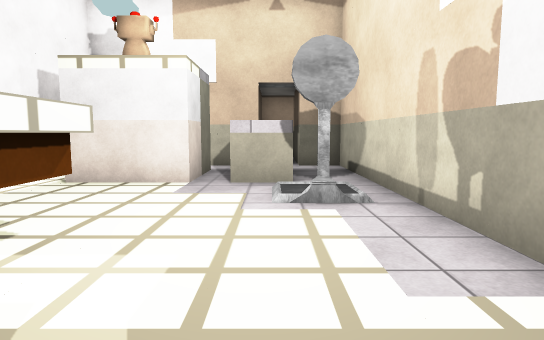
View 1 (above)

17 first-person views from a walk through a 3-D level made in the Unity game engine. The camera is 1.2 m above the floor, tilts 6° down and sees 75° across. The floor is counted in squares, 1 m on a side. Each view is taken from the middle of a square. On the plan, view 1 faces up. The plan holds only what a view shows up to about 14 squares ahead; the rest is blank. The player is left out. Some surface patterns are stand-ins.

View 2
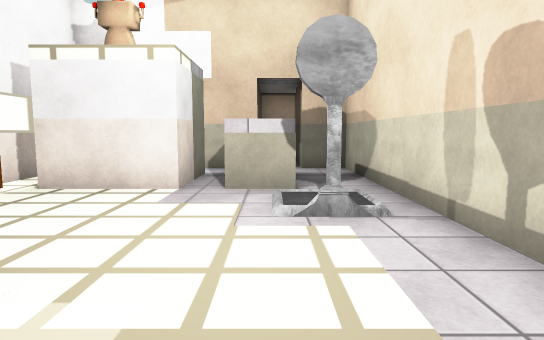

View 3
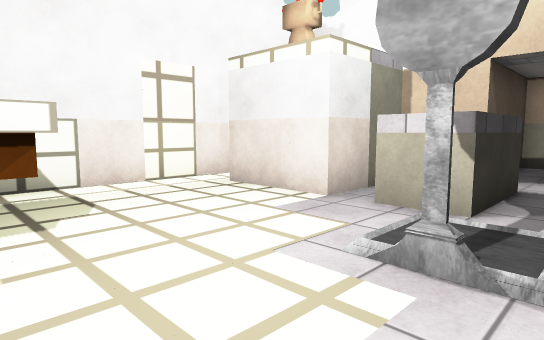

View 4
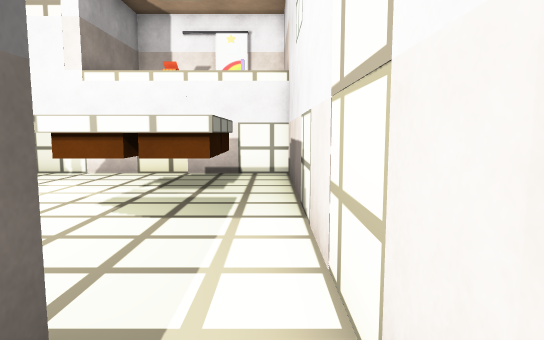

View 5
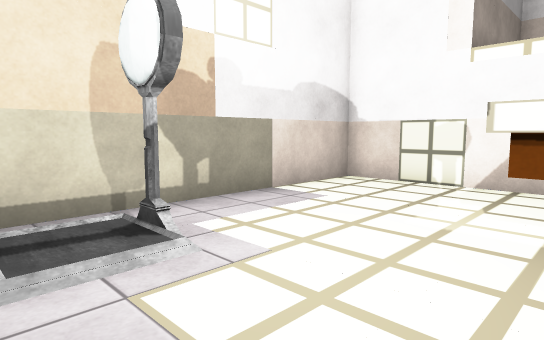

View 6
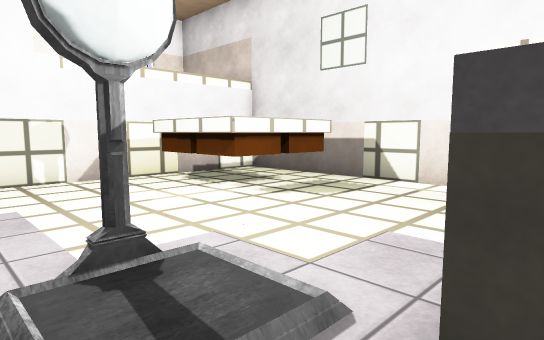

View 7
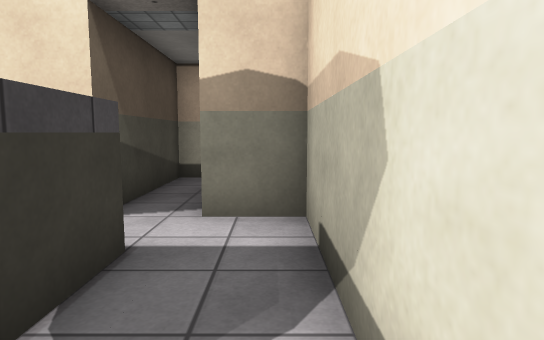

View 8
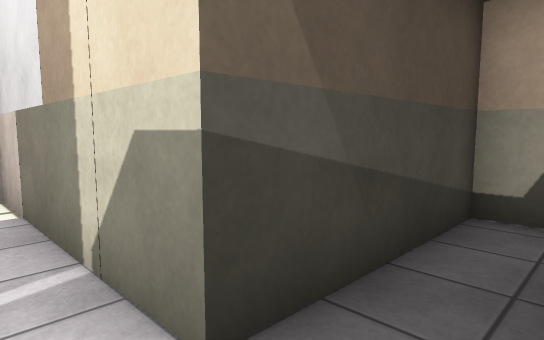

View 9
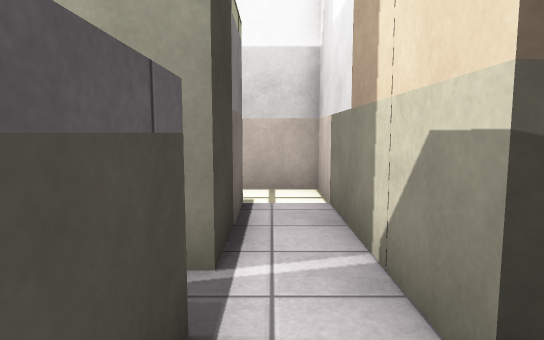

View 10
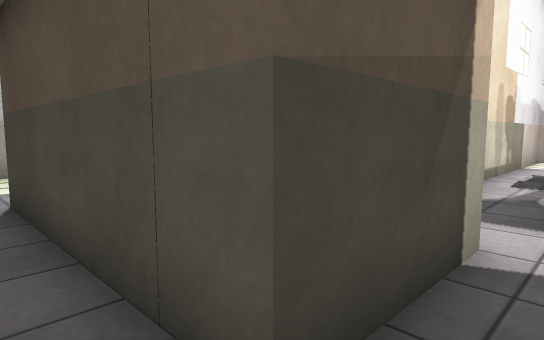

View 11
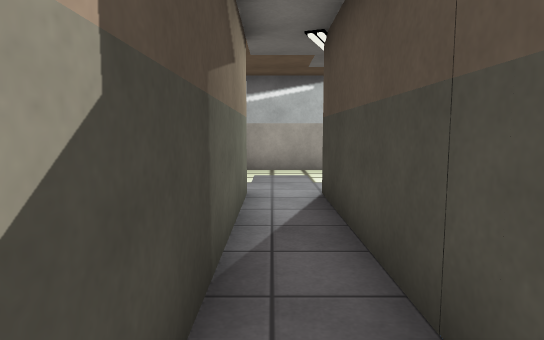

View 12
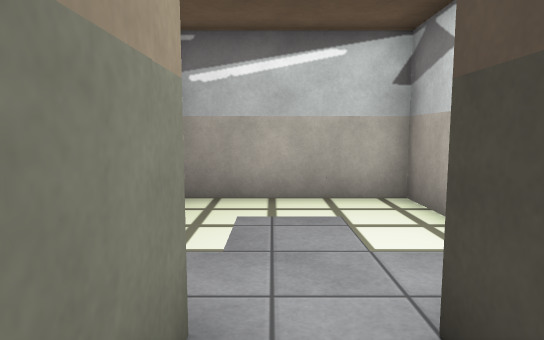

View 13
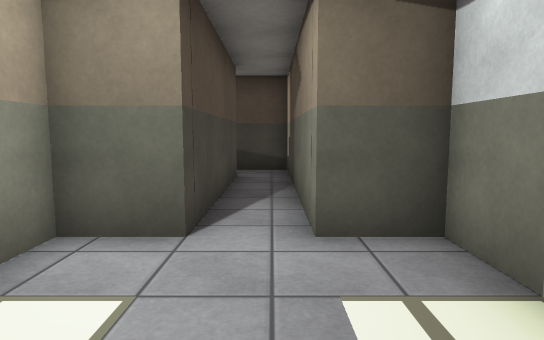

View 14
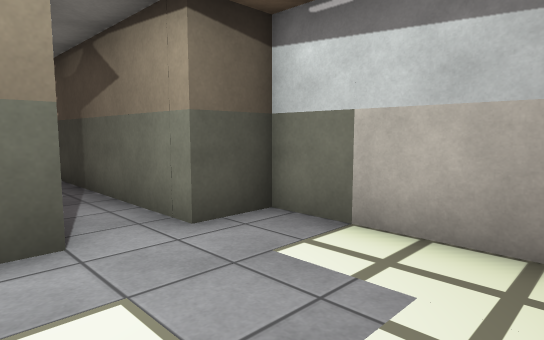

View 15
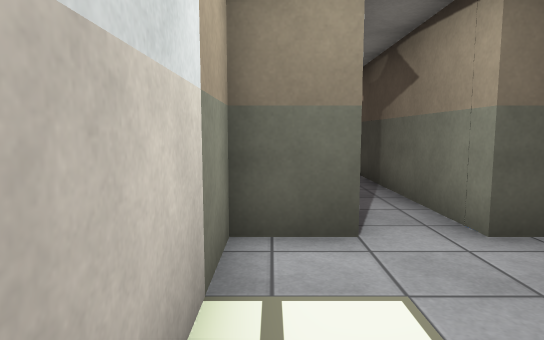

View 16
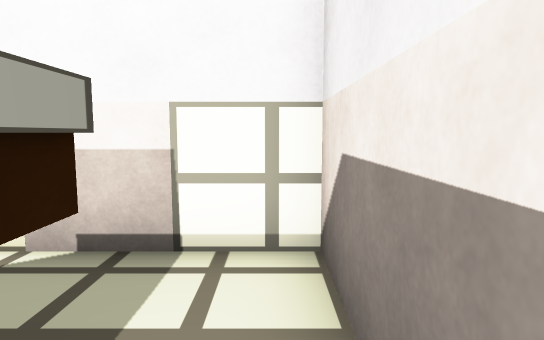

View 17
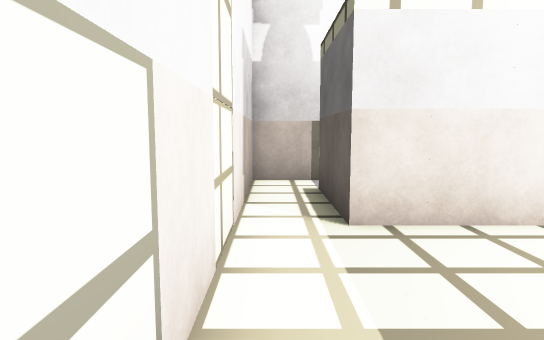

### Floor plan
Key: @ floor where view 1 was taken; # wall or solid block; . floor; / step, stairs or slope; ^ raised ledge; O other object.
Columns run from 7 left of view 1 to 12 right of it. Each row starts with its distance up from view 1.
 19               ######
 18       #########....#
 17       #............#
 16       #.#######....#
 15       #.#     #....#
 14       #.#     ######
 13 #######.###
 12 #.........#
 11 #.####^^..#
 10 #.####^^..#
  9 #.####^^..#
  8 #....../..#
  7 #....../..#
  6 #....../O.#
  5 #.........#
  4 #.^^^^....#
  3 #.^ ^^....#
  2 #.^  ^....#
  1 #.^^^^....#
  0 #......@..#
 -1 ###########

Positions as (right, up) in squares from view 1, and headings:
1: (0, 0), facing up
2: (0, 1), facing up
3: (2, 3), facing up-left
4: (-6, 10), facing down
5: (-3, 8), facing down-right
6: (2, 9), facing down-left
7: (2, 8), facing up
8: (1, 12), facing up-left
9: (1, 12), facing left
10: (0, 17), facing down-right
11: (0, 17), facing right
12: (5, 17), facing right
13: (11, 17), facing left
14: (11, 15), facing up-left
15: (11, 15), facing left
16: (-6, 3), facing down
17: (-6, 4), facing up
